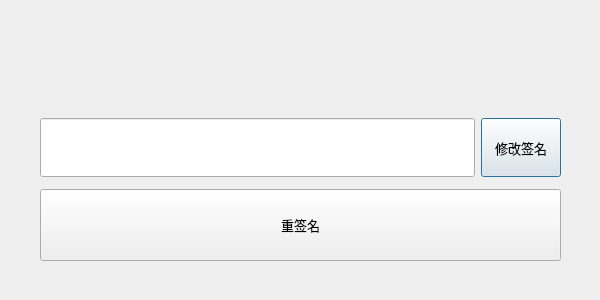
<?xml version="1.0" encoding="UTF-8"?>
<ui version="4.0">
 <class>Dialog</class>
 <widget class="QDialog" name="Dialog">
  <property name="geometry">
   <rect>
    <x>0</x>
    <y>0</y>
    <width>600</width>
    <height>300</height>
   </rect>
  </property>
  <property name="windowTitle">
   <string>Dialog</string>
  </property>
  <widget class="QWidget" name="verticalLayoutWidget">
   <property name="geometry">
    <rect>
     <x>0</x>
     <y>0</y>
     <width>601</width>
     <height>301</height>
    </rect>
   </property>
   <layout class="QVBoxLayout" name="verticalLayout" stretch="2,2,2">
    <property name="spacing">
     <number>6</number>
    </property>
    <property name="leftMargin">
     <number>40</number>
    </property>
    <property name="topMargin">
     <number>40</number>
    </property>
    <property name="rightMargin">
     <number>40</number>
    </property>
    <property name="bottomMargin">
     <number>40</number>
    </property>
    <item>
     <layout class="QHBoxLayout" name="choose_resign_apk_path_layout"/>
    </item>
    <item>
     <layout class="QGridLayout" name="gridLayout">
      <property name="topMargin">
       <number>6</number>
      </property>
      <property name="bottomMargin">
       <number>6</number>
      </property>
      <item row="0" column="1">
       <widget class="QPushButton" name="show_signer_btn">
        <property name="sizePolicy">
         <sizepolicy hsizetype="Fixed" vsizetype="Preferred">
          <horstretch>0</horstretch>
          <verstretch>0</verstretch>
         </sizepolicy>
        </property>
        <property name="font">
         <font>
          <pointsize>10</pointsize>
         </font>
        </property>
        <property name="text">
         <string>修改签名</string>
        </property>
       </widget>
      </item>
      <item row="0" column="0">
       <widget class="QLineEdit" name="keystore_name_edt">
        <property name="sizePolicy">
         <sizepolicy hsizetype="Preferred" vsizetype="Preferred">
          <horstretch>0</horstretch>
          <verstretch>0</verstretch>
         </sizepolicy>
        </property>
        <property name="readOnly">
         <bool>true</bool>
        </property>
       </widget>
      </item>
     </layout>
    </item>
    <item>
     <widget class="QPushButton" name="resign_btn">
      <property name="sizePolicy">
       <sizepolicy hsizetype="Preferred" vsizetype="Preferred">
        <horstretch>0</horstretch>
        <verstretch>0</verstretch>
       </sizepolicy>
      </property>
      <property name="font">
       <font>
        <pointsize>10</pointsize>
       </font>
      </property>
      <property name="text">
       <string>重签名</string>
      </property>
     </widget>
    </item>
   </layout>
  </widget>
 </widget>
 <resources/>
 <connections/>
</ui>
